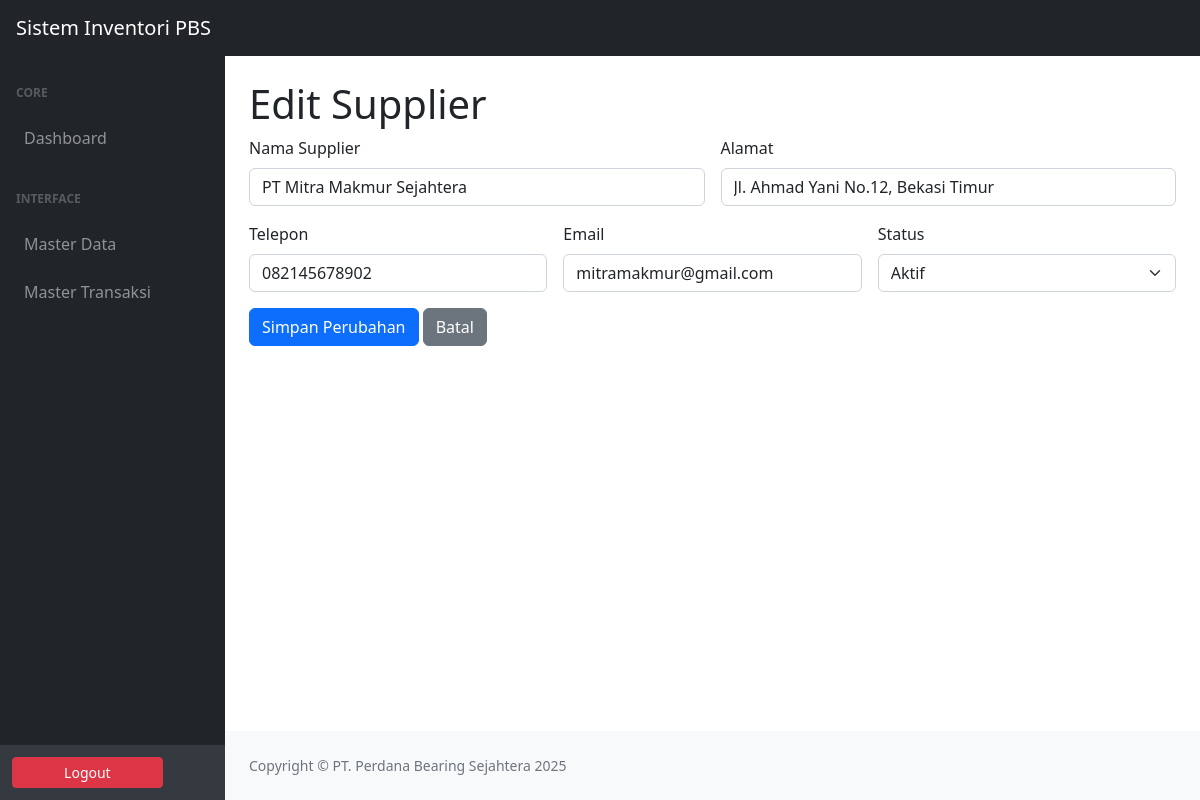
Screenshot of /supplieredit.php?id=21 (signed in) with the database file from the repository.
### tables this page shows
CREATE TABLE `supplier` (
  `supplier_id` int(11) NOT NULL,
  `namasupplier` varchar(150) NOT NULL,
  `alamat` varchar(255) DEFAULT NULL,
  `phone` varchar(50) DEFAULT NULL,
  `email` varchar(100) DEFAULT NULL,
  `status` tinyint(1) NOT NULL DEFAULT 1
);

### supplieredit.php (the view, shortened to what this page needs)
<?php
include_once "include/config.php";
$idSupplier = $_GET['id'];
$queryGetData = "SELECT * FROM supplier WHERE supplier_id=$idSupplier";
$resultData   = mysqli_query($connection, $queryGetData);
$dataSupplier = mysqli_fetch_assoc($resultData);
?>
<!DOCTYPE html>
<html lang="en">
<head>
    <link href="css/styles.css" rel="stylesheet" />
</head>
<body class="sb-nav-fixed">
<?php include "include/navbar.php"; ?>
<div id="layoutSidenav">
    <?php include "include/menu.php"; ?>
    <div id="layoutSidenav_content">
        <main>
            <div class="container-fluid px-4">
                <h1 class="mt-4">Edit Supplier</h1>
                <form method="post">
                    <div class="row g-3">
                        <div class="col-md-6">
                            <label class="form-label">Nama Supplier</label>
                            <input name="namasupplier" class="form-control"
                                   value="<?php echo htmlspecialchars($dataSupplier['namasupplier']); ?>" required>
                        </div>
                        <div class="col-md-6">
                            <label class="form-label">Alamat</label>
                            <input name="alamat" class="form-control"
                                   value="<?php echo htmlspecialchars($dataSupplier['alamat']); ?>">
                        </div>
                        <div class="col-md-4">
                            <label class="form-label">Telepon</label>
                            <input name="phone" class="form-control"
                                   value="<?php echo htmlspecialchars($dataSupplier['phone']); ?>">
                        </div>
                        <div class="col-md-4">
                            <label class="form-label">Email</label>
                            <input name="email" class="form-control"
                                   value="<?php echo htmlspecialchars($dataSupplier['email']); ?>">
                        </div>
                        <div class="col-md-4">
                            <label class="form-label">Status</label>
                            <select name="status" class="form-select">
                                <option value="1" <?php echo ($dataSupplier['status']==1?'selected':''); ?>>Aktif</option>
                            </select>
                        </div>
                    </div>
                    <div class="mt-3">
                        <button class="btn btn-primary" name="Edit">Simpan Perubahan</button>
                        <a href="supplier.php" class="btn btn-secondary">Batal</a>
                    </div>
                </form>
            </div>
        </main>
           <?php include "include/footer.php"; ?>
    </div>
</div>
</body>
</html>

### rows the page displays
supplier: namasupplier "PT Mitra Makmur Sejahtera", alamat "Jl. Ahmad Yani No.12, Bekasi Timur", phone "082145678902", email "mitramakmur@gmail.com", status "Aktif"
